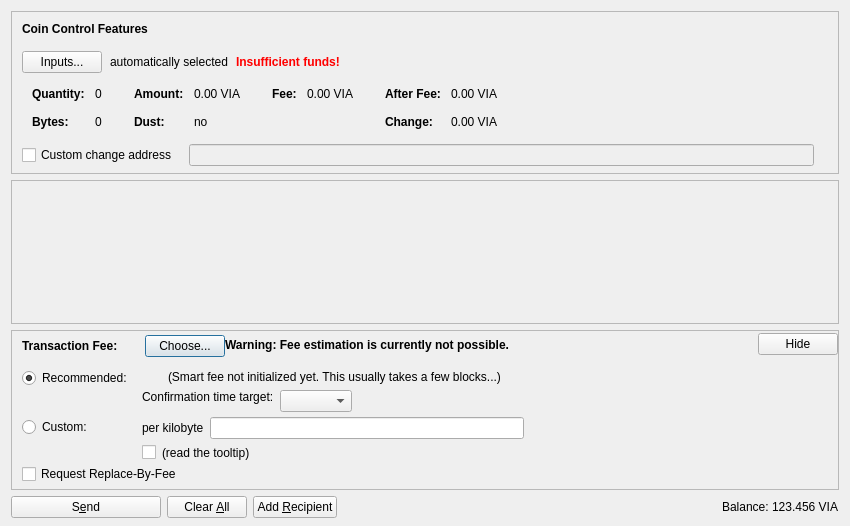
<?xml version="1.0" encoding="UTF-8"?>
<ui version="4.0">
 <class>SendCoinsDialog</class>
 <widget class="QDialog" name="SendCoinsDialog">
  <property name="geometry">
   <rect>
    <x>0</x>
    <y>0</y>
    <width>850</width>
    <height>526</height>
   </rect>
  </property>
  <property name="windowTitle">
   <string>Send Coins</string>
  </property>
  <layout class="QVBoxLayout" name="verticalLayout" stretch="0,1,0,0">
   <property name="bottomMargin">
    <number>8</number>
   </property>
   <item>
    <widget class="QFrame" name="frameCoinControl">
     <property name="sizePolicy">
      <sizepolicy hsizetype="Expanding" vsizetype="Expanding">
       <horstretch>0</horstretch>
       <verstretch>0</verstretch>
      </sizepolicy>
     </property>
     <property name="maximumSize">
      <size>
       <width>16777215</width>
       <height>16777215</height>
      </size>
     </property>
     <property name="frameShape">
      <enum>QFrame::StyledPanel</enum>
     </property>
     <property name="frameShadow">
      <enum>QFrame::Sunken</enum>
     </property>
     <layout class="QVBoxLayout" name="verticalLayoutCoinControl2">
      <property name="spacing">
       <number>0</number>
      </property>
      <property name="leftMargin">
       <number>0</number>
      </property>
      <property name="topMargin">
       <number>0</number>
      </property>
      <property name="rightMargin">
       <number>0</number>
      </property>
      <property name="bottomMargin">
       <number>6</number>
      </property>
      <item>
       <layout class="QVBoxLayout" name="verticalLayoutCoinControl" stretch="0,0,0,0,1">
        <property name="spacing">
         <number>0</number>
        </property>
        <property name="leftMargin">
         <number>10</number>
        </property>
        <property name="topMargin">
         <number>10</number>
        </property>
        <item>
         <layout class="QHBoxLayout" name="horizontalLayoutCoinControl1">
          <property name="bottomMargin">
           <number>15</number>
          </property>
          <item>
           <widget class="QLabel" name="labelCoinControlFeatures">
            <property name="sizePolicy">
             <sizepolicy hsizetype="Preferred" vsizetype="Maximum">
              <horstretch>0</horstretch>
              <verstretch>0</verstretch>
             </sizepolicy>
            </property>
            <property name="font">
             <font>
              <weight>75</weight>
              <bold>true</bold>
             </font>
            </property>
            <property name="styleSheet">
             <string notr="true">font-weight:bold;</string>
            </property>
            <property name="text">
             <string>Coin Control Features</string>
            </property>
           </widget>
          </item>
         </layout>
        </item>
        <item>
         <layout class="QHBoxLayout" name="horizontalLayoutCoinControl2" stretch="0,0,0,0">
          <property name="spacing">
           <number>8</number>
          </property>
          <property name="bottomMargin">
           <number>10</number>
          </property>
          <item>
           <widget class="QPushButton" name="pushButtonCoinControl">
            <property name="styleSheet">
             <string notr="true"/>
            </property>
            <property name="text">
             <string>Inputs...</string>
            </property>
            <property name="autoDefault">
             <bool>false</bool>
            </property>
           </widget>
          </item>
          <item>
           <widget class="QLabel" name="labelCoinControlAutomaticallySelected">
            <property name="text">
             <string>automatically selected</string>
            </property>
            <property name="margin">
             <number>5</number>
            </property>
           </widget>
          </item>
          <item>
           <widget class="QLabel" name="labelCoinControlInsuffFunds">
            <property name="font">
             <font>
              <weight>75</weight>
              <bold>true</bold>
             </font>
            </property>
            <property name="styleSheet">
             <string notr="true">color:red;font-weight:bold;</string>
            </property>
            <property name="text">
             <string>Insufficient funds!</string>
            </property>
            <property name="margin">
             <number>5</number>
            </property>
           </widget>
          </item>
          <item>
           <spacer name="horizontalSpacerCoinControl">
            <property name="orientation">
             <enum>Qt::Horizontal</enum>
            </property>
            <property name="sizeHint" stdset="0">
             <size>
              <width>40</width>
              <height>1</height>
             </size>
            </property>
           </spacer>
          </item>
         </layout>
        </item>
        <item>
         <widget class="QWidget" name="widgetCoinControl" native="true">
          <property name="sizePolicy">
           <sizepolicy hsizetype="Preferred" vsizetype="Preferred">
            <horstretch>0</horstretch>
            <verstretch>0</verstretch>
           </sizepolicy>
          </property>
          <property name="minimumSize">
           <size>
            <width>0</width>
            <height>0</height>
           </size>
          </property>
          <property name="styleSheet">
           <string notr="true"/>
          </property>
          <layout class="QHBoxLayout" name="horizontalLayoutCoinControl5">
           <property name="leftMargin">
            <number>0</number>
           </property>
           <property name="topMargin">
            <number>0</number>
           </property>
           <property name="rightMargin">
            <number>0</number>
           </property>
           <property name="bottomMargin">
            <number>0</number>
           </property>
           <item>
            <layout class="QHBoxLayout" name="horizontalLayoutCoinControl3" stretch="0,0,0,1">
             <property name="spacing">
              <number>20</number>
             </property>
             <property name="topMargin">
              <number>0</number>
             </property>
             <property name="bottomMargin">
              <number>10</number>
             </property>
             <item>
              <layout class="QFormLayout" name="formLayoutCoinControl1">
               <property name="horizontalSpacing">
                <number>10</number>
               </property>
               <property name="verticalSpacing">
                <number>14</number>
               </property>
               <property name="leftMargin">
                <number>10</number>
               </property>
               <property name="topMargin">
                <number>4</number>
               </property>
               <property name="rightMargin">
                <number>6</number>
               </property>
               <item row="0" column="0">
                <widget class="QLabel" name="labelCoinControlQuantityText">
                 <property name="font">
                  <font>
                   <weight>75</weight>
                   <bold>true</bold>
                  </font>
                 </property>
                 <property name="text">
                  <string>Quantity:</string>
                 </property>
                 <property name="margin">
                  <number>0</number>
                 </property>
                </widget>
               </item>
               <item row="0" column="1">
                <widget class="QLabel" name="labelCoinControlQuantity">
                 <property name="cursor">
                  <cursorShape>IBeamCursor</cursorShape>
                 </property>
                 <property name="contextMenuPolicy">
                  <enum>Qt::ActionsContextMenu</enum>
                 </property>
                 <property name="text">
                  <string notr="true">0</string>
                 </property>
                 <property name="margin">
                  <number>0</number>
                 </property>
                 <property name="textInteractionFlags">
                  <set>Qt::LinksAccessibleByMouse|Qt::TextSelectableByKeyboard|Qt::TextSelectableByMouse</set>
                 </property>
                </widget>
               </item>
               <item row="1" column="0">
                <widget class="QLabel" name="labelCoinControlBytesText">
                 <property name="font">
                  <font>
                   <weight>75</weight>
                   <bold>true</bold>
                  </font>
                 </property>
                 <property name="text">
                  <string>Bytes:</string>
                 </property>
                </widget>
               </item>
               <item row="1" column="1">
                <widget class="QLabel" name="labelCoinControlBytes">
                 <property name="cursor">
                  <cursorShape>IBeamCursor</cursorShape>
                 </property>
                 <property name="contextMenuPolicy">
                  <enum>Qt::ActionsContextMenu</enum>
                 </property>
                 <property name="text">
                  <string notr="true">0</string>
                 </property>
                 <property name="textInteractionFlags">
                  <set>Qt::LinksAccessibleByMouse|Qt::TextSelectableByKeyboard|Qt::TextSelectableByMouse</set>
                 </property>
                </widget>
               </item>
              </layout>
             </item>
             <item>
              <layout class="QFormLayout" name="formLayoutCoinControl2">
               <property name="horizontalSpacing">
                <number>10</number>
               </property>
               <property name="verticalSpacing">
                <number>14</number>
               </property>
               <property name="leftMargin">
                <number>6</number>
               </property>
               <property name="topMargin">
                <number>4</number>
               </property>
               <property name="rightMargin">
                <number>6</number>
               </property>
               <item row="0" column="0">
                <widget class="QLabel" name="labelCoinControlAmountText">
                 <property name="font">
                  <font>
                   <weight>75</weight>
                   <bold>true</bold>
                  </font>
                 </property>
                 <property name="text">
                  <string>Amount:</string>
                 </property>
                 <property name="margin">
                  <number>0</number>
                 </property>
                </widget>
               </item>
               <item row="0" column="1">
                <widget class="QLabel" name="labelCoinControlAmount">
                 <property name="cursor">
                  <cursorShape>IBeamCursor</cursorShape>
                 </property>
                 <property name="contextMenuPolicy">
                  <enum>Qt::ActionsContextMenu</enum>
                 </property>
                 <property name="text">
                  <string notr="true">0.00 VIA</string>
                 </property>
                 <property name="textInteractionFlags">
                  <set>Qt::LinksAccessibleByMouse|Qt::TextSelectableByKeyboard|Qt::TextSelectableByMouse</set>
                 </property>
                </widget>
               </item>
               <item row="1" column="0">
                <widget class="QLabel" name="labelCoinControlLowOutputText">
                 <property name="font">
                  <font>
                   <weight>75</weight>
                   <bold>true</bold>
                  </font>
                 </property>
                 <property name="text">
                  <string>Dust:</string>
                 </property>
                </widget>
               </item>
               <item row="1" column="1">
                <widget class="QLabel" name="labelCoinControlLowOutput">
                 <property name="cursor">
                  <cursorShape>IBeamCursor</cursorShape>
                 </property>
                 <property name="contextMenuPolicy">
                  <enum>Qt::ActionsContextMenu</enum>
                 </property>
                 <property name="text">
                  <string notr="true">no</string>
                 </property>
                 <property name="textInteractionFlags">
                  <set>Qt::LinksAccessibleByMouse|Qt::TextSelectableByKeyboard|Qt::TextSelectableByMouse</set>
                 </property>
                </widget>
               </item>
              </layout>
             </item>
             <item>
              <layout class="QFormLayout" name="formLayoutCoinControl3">
               <property name="horizontalSpacing">
                <number>10</number>
               </property>
               <property name="verticalSpacing">
                <number>14</number>
               </property>
               <property name="leftMargin">
                <number>6</number>
               </property>
               <property name="topMargin">
                <number>4</number>
               </property>
               <property name="rightMargin">
                <number>6</number>
               </property>
               <item row="0" column="0">
                <widget class="QLabel" name="labelCoinControlFeeText">
                 <property name="font">
                  <font>
                   <weight>75</weight>
                   <bold>true</bold>
                  </font>
                 </property>
                 <property name="text">
                  <string>Fee:</string>
                 </property>
                 <property name="margin">
                  <number>0</number>
                 </property>
                </widget>
               </item>
               <item row="0" column="1">
                <widget class="QLabel" name="labelCoinControlFee">
                 <property name="cursor">
                  <cursorShape>IBeamCursor</cursorShape>
                 </property>
                 <property name="contextMenuPolicy">
                  <enum>Qt::ActionsContextMenu</enum>
                 </property>
                 <property name="text">
                  <string notr="true">0.00 VIA</string>
                 </property>
                 <property name="textInteractionFlags">
                  <set>Qt::LinksAccessibleByMouse|Qt::TextSelectableByKeyboard|Qt::TextSelectableByMouse</set>
                 </property>
                </widget>
               </item>
              </layout>
             </item>
             <item>
              <layout class="QFormLayout" name="formLayoutCoinControl4">
               <property name="horizontalSpacing">
                <number>10</number>
               </property>
               <property name="verticalSpacing">
                <number>14</number>
               </property>
               <property name="leftMargin">
                <number>6</number>
               </property>
               <property name="topMargin">
                <number>4</number>
               </property>
               <property name="rightMargin">
                <number>6</number>
               </property>
               <item row="0" column="0">
                <widget class="QLabel" name="labelCoinControlAfterFeeText">
                 <property name="font">
                  <font>
                   <weight>75</weight>
                   <bold>true</bold>
                  </font>
                 </property>
                 <property name="text">
                  <string>After Fee:</string>
                 </property>
                 <property name="margin">
                  <number>0</number>
                 </property>
                </widget>
               </item>
               <item row="0" column="1">
                <widget class="QLabel" name="labelCoinControlAfterFee">
                 <property name="cursor">
                  <cursorShape>IBeamCursor</cursorShape>
                 </property>
                 <property name="contextMenuPolicy">
                  <enum>Qt::ActionsContextMenu</enum>
                 </property>
                 <property name="text">
                  <string notr="true">0.00 VIA</string>
                 </property>
                 <property name="textInteractionFlags">
                  <set>Qt::LinksAccessibleByMouse|Qt::TextSelectableByKeyboard|Qt::TextSelectableByMouse</set>
                 </property>
                </widget>
               </item>
               <item row="1" column="0">
                <widget class="QLabel" name="labelCoinControlChangeText">
                 <property name="font">
                  <font>
                   <weight>75</weight>
                   <bold>true</bold>
                  </font>
                 </property>
                 <property name="text">
                  <string>Change:</string>
                 </property>
                </widget>
               </item>
               <item row="1" column="1">
                <widget class="QLabel" name="labelCoinControlChange">
                 <property name="cursor">
                  <cursorShape>IBeamCursor</cursorShape>
                 </property>
                 <property name="contextMenuPolicy">
                  <enum>Qt::ActionsContextMenu</enum>
                 </property>
                 <property name="text">
                  <string notr="true">0.00 VIA</string>
                 </property>
                 <property name="textInteractionFlags">
                  <set>Qt::LinksAccessibleByMouse|Qt::TextSelectableByKeyboard|Qt::TextSelectableByMouse</set>
                 </property>
                </widget>
               </item>
              </layout>
             </item>
            </layout>
           </item>
          </layout>
         </widget>
        </item>
        <item>
         <layout class="QHBoxLayout" name="horizontalLayoutCoinControl4" stretch="0,0,0">
          <property name="spacing">
           <number>12</number>
          </property>
          <property name="sizeConstraint">
           <enum>QLayout::SetDefaultConstraint</enum>
          </property>
          <property name="topMargin">
           <number>5</number>
          </property>
          <property name="rightMargin">
           <number>5</number>
          </property>
          <item>
           <widget class="QCheckBox" name="checkBoxCoinControlChange">
            <property name="toolTip">
             <string>If this is activated, but the change address is empty or invalid, change will be sent to a newly generated address.</string>
            </property>
            <property name="text">
             <string>Custom change address</string>
            </property>
           </widget>
          </item>
          <item>
           <widget class="QValidatedLineEdit" name="lineEditCoinControlChange">
            <property name="enabled">
             <bool>false</bool>
            </property>
            <property name="sizePolicy">
             <sizepolicy hsizetype="Expanding" vsizetype="Fixed">
              <horstretch>0</horstretch>
              <verstretch>0</verstretch>
             </sizepolicy>
            </property>
           </widget>
          </item>
          <item>
           <widget class="QLabel" name="labelCoinControlChangeLabel">
            <property name="sizePolicy">
             <sizepolicy hsizetype="Preferred" vsizetype="Expanding">
              <horstretch>0</horstretch>
              <verstretch>0</verstretch>
             </sizepolicy>
            </property>
            <property name="minimumSize">
             <size>
              <width>0</width>
              <height>0</height>
             </size>
            </property>
            <property name="text">
             <string/>
            </property>
            <property name="margin">
             <number>3</number>
            </property>
           </widget>
          </item>
         </layout>
        </item>
        <item>
         <spacer name="verticalSpacerCoinControl">
          <property name="orientation">
           <enum>Qt::Vertical</enum>
          </property>
          <property name="sizeHint" stdset="0">
           <size>
            <width>800</width>
            <height>1</height>
           </size>
          </property>
         </spacer>
        </item>
       </layout>
      </item>
     </layout>
    </widget>
   </item>
   <item>
    <widget class="QScrollArea" name="scrollArea">
     <property name="widgetResizable">
      <bool>true</bool>
     </property>
     <widget class="QWidget" name="scrollAreaWidgetContents">
      <property name="geometry">
       <rect>
        <x>0</x>
        <y>0</y>
        <width>830</width>
        <height>104</height>
       </rect>
      </property>
      <layout class="QVBoxLayout" name="verticalLayout_2" stretch="0,1">
       <property name="leftMargin">
        <number>0</number>
       </property>
       <property name="topMargin">
        <number>0</number>
       </property>
       <property name="rightMargin">
        <number>0</number>
       </property>
       <property name="bottomMargin">
        <number>0</number>
       </property>
       <item>
        <layout class="QVBoxLayout" name="entries">
         <property name="spacing">
          <number>6</number>
         </property>
        </layout>
       </item>
       <item>
        <spacer name="verticalSpacer">
         <property name="orientation">
          <enum>Qt::Vertical</enum>
         </property>
         <property name="sizeHint" stdset="0">
          <size>
           <width>20</width>
           <height>40</height>
          </size>
         </property>
        </spacer>
       </item>
      </layout>
     </widget>
    </widget>
   </item>
   <item>
    <widget class="QFrame" name="frameFee">
     <property name="sizePolicy">
      <sizepolicy hsizetype="Expanding" vsizetype="Expanding">
       <horstretch>0</horstretch>
       <verstretch>0</verstretch>
      </sizepolicy>
     </property>
     <property name="maximumSize">
      <size>
       <width>16777215</width>
       <height>16777215</height>
      </size>
     </property>
     <property name="frameShape">
      <enum>QFrame::StyledPanel</enum>
     </property>
     <property name="frameShadow">
      <enum>QFrame::Sunken</enum>
     </property>
     <layout class="QVBoxLayout" name="verticalLayoutFee1">
      <property name="spacing">
       <number>0</number>
      </property>
      <property name="leftMargin">
       <number>0</number>
      </property>
      <property name="topMargin">
       <number>0</number>
      </property>
      <property name="rightMargin">
       <number>0</number>
      </property>
      <property name="bottomMargin">
       <number>0</number>
      </property>
      <item>
       <layout class="QVBoxLayout" name="verticalLayoutFee2" stretch="0,0,0">
        <property name="spacing">
         <number>0</number>
        </property>
        <property name="leftMargin">
         <number>10</number>
        </property>
        <property name="topMargin">
         <number>0</number>
        </property>
        <item>
         <layout class="QHBoxLayout" name="horizontalLayoutFee1">
          <property name="bottomMargin">
           <number>0</number>
          </property>
          <item>
           <layout class="QVBoxLayout" name="verticalLayoutFee7">
            <property name="spacing">
             <number>0</number>
            </property>
            <item>
             <spacer name="verticalSpacerSmartFee">
              <property name="orientation">
               <enum>Qt::Vertical</enum>
              </property>
              <property name="sizeType">
               <enum>QSizePolicy::Fixed</enum>
              </property>
              <property name="sizeHint" stdset="0">
               <size>
                <width>1</width>
                <height>4</height>
               </size>
              </property>
             </spacer>
            </item>
            <item>
             <layout class="QHBoxLayout" name="horizontalLayoutSmartFee">
              <property name="spacing">
               <number>10</number>
              </property>
              <item>
               <widget class="QLabel" name="labelFeeHeadline">
                <property name="sizePolicy">
                 <sizepolicy hsizetype="Preferred" vsizetype="Maximum">
                  <horstretch>0</horstretch>
                  <verstretch>0</verstretch>
                 </sizepolicy>
                </property>
                <property name="font">
                 <font>
                  <weight>75</weight>
                  <bold>true</bold>
                 </font>
                </property>
                <property name="styleSheet">
                 <string notr="true">font-weight:bold;</string>
                </property>
                <property name="text">
                 <string>Transaction Fee:</string>
                </property>
               </widget>
              </item>
              <item>
               <widget class="QLabel" name="labelFeeMinimized">
                <property name="text">
                 <string/>
                </property>
               </widget>
              </item>
              <item>
               <widget class="QPushButton" name="buttonChooseFee">
                <property name="text">
                 <string>Choose...</string>
                </property>
               </widget>
              </item>
             </layout>
            </item>
            <item>
             <spacer name="verticalSpacer_5">
              <property name="orientation">
               <enum>Qt::Vertical</enum>
              </property>
              <property name="sizeHint" stdset="0">
               <size>
                <width>1</width>
                <height>1</height>
               </size>
              </property>
             </spacer>
            </item>
           </layout>
          </item>
          <item>
           <widget class="QLabel" name="fallbackFeeWarningLabel">
            <property name="toolTip">
             <string>Using the fallbackfee can result in sending a transaction that will take several hours or days (or never) to confirm. Consider choosing your fee manually or wait until you have validated the complete chain.</string>
            </property>
            <property name="font">
            <font>
                <weight>75</weight>
                <bold>true</bold>
            </font>
            </property>
            <property name="text">
             <string>Warning: Fee estimation is currently not possible.</string>
            </property>
            <property name="wordWrap">
             <bool>false</bool>
            </property>
           </widget>
          </item>
          <item>
           <spacer name="horizontalSpacer_4">
            <property name="orientation">
             <enum>Qt::Horizontal</enum>
            </property>
            <property name="sizeType">
             <enum>QSizePolicy::MinimumExpanding</enum>
            </property>
            <property name="sizeHint" stdset="0">
             <size>
              <width>40</width>
              <height>20</height>
             </size>
            </property>
           </spacer>
          </item>
          <item>
           <widget class="QPushButton" name="buttonMinimizeFee">
            <property name="toolTip">
             <string>collapse fee-settings</string>
            </property>
            <property name="text">
             <string>Hide</string>
            </property>
           </widget>
          </item>
         </layout>
        </item>
        <item>
         <widget class="QFrame" name="frameFeeSelection">
          <layout class="QVBoxLayout" name="verticalLayoutFee12">
           <property name="spacing">
            <number>0</number>
           </property>
           <property name="leftMargin">
            <number>0</number>
           </property>
           <property name="topMargin">
            <number>0</number>
           </property>
           <property name="rightMargin">
            <number>0</number>
           </property>
           <property name="bottomMargin">
            <number>0</number>
           </property>
           <item>
            <layout class="QGridLayout" name="gridLayoutFee">
             <property name="topMargin">
              <number>10</number>
             </property>
             <property name="bottomMargin">
              <number>4</number>
             </property>
             <property name="horizontalSpacing">
              <number>10</number>
             </property>
             <property name="verticalSpacing">
              <number>4</number>
             </property>
             <item row="1" column="1">
              <layout class="QVBoxLayout" name="verticalLayoutFee8">
               <property name="spacing">
                <number>6</number>
               </property>
               <item>
                <layout class="QHBoxLayout" name="horizontalLayoutFee13">
                 <item>
                  <widget class="QLabel" name="labelCustomPerKilobyte">
                   <property name="toolTip">
                    <string>If the custom fee is set to 1000 satoshis and the transaction is only 250 bytes, then &quot;per kilobyte&quot; only pays 250 satoshis in fee, while &quot;total at least&quot; pays 1000 satoshis. For transactions bigger than a kilobyte both pay by kilobyte.</string>
                   </property>
                   <property name="text">
                    <string>per kilobyte</string>
                   </property>
                  </widget>
                 </item>
                 <item>
                  <widget class="BitcoinAmountField" name="customFee"/>
                 </item>
                 <item>
                  <spacer name="horizontalSpacer_6">
                   <property name="orientation">
                    <enum>Qt::Horizontal</enum>
                   </property>
                   <property name="sizeHint" stdset="0">
                    <size>
                     <width>1</width>
                     <height>1</height>
                    </size>
                   </property>
                  </spacer>
                 </item>
                </layout>
               </item>
               <item>
                <layout class="QHBoxLayout" name="horizontalLayoutFee8">
                 <item>
                  <widget class="QCheckBox" name="checkBoxMinimumFee">
                   <property name="toolTip">
                    <string>Paying only the minimum fee is just fine as long as there is less transaction volume than space in the blocks. But be aware that this can end up in a never confirming transaction once there is more demand for viacoin transactions than the network can process.</string>
                   </property>
                   <property name="text">
                    <string/>
                   </property>
                  </widget>
                 </item>
                 <item>
                  <widget class="QLabel" name="labelMinFeeWarning">
                   <property name="enabled">
                    <bool>true</bool>
                   </property>
                   <property name="toolTip">
                    <string>Paying only the minimum fee is just fine as long as there is less transaction volume than space in the blocks. But be aware that this can end up in a never confirming transaction once there is more demand for viacoin transactions than the network can process.</string>
                   </property>
                   <property name="text">
                    <string>(read the tooltip)</string>
                   </property>
                   <property name="margin">
                    <number>5</number>
                   </property>
                  </widget>
                 </item>
                 <item>
                  <spacer name="horizontalSpacer_2">
                   <property name="orientation">
                    <enum>Qt::Horizontal</enum>
                   </property>
                   <property name="sizeHint" stdset="0">
                    <size>
                     <width>1</width>
                     <height>1</height>
                    </size>
                   </property>
                  </spacer>
                 </item>
                </layout>
               </item>
              </layout>
             </item>
             <item row="0" column="0">
              <layout class="QVBoxLayout" name="verticalLayoutFee4" stretch="0,1">
               <item>
                <widget class="QRadioButton" name="radioSmartFee">
                 <property name="text">
                  <string>Recommended:</string>
                 </property>
                 <property name="checked">
                  <bool>true</bool>
                 </property>
                 <attribute name="buttonGroup">
                  <string notr="true">groupFee</string>
                 </attribute>
                </widget>
               </item>
               <item>
                <spacer name="verticalSpacer_2">
                 <property name="orientation">
                  <enum>Qt::Vertical</enum>
                 </property>
                 <property name="sizeHint" stdset="0">
                  <size>
                   <width>1</width>
                   <height>1</height>
                  </size>
                 </property>
                </spacer>
               </item>
              </layout>
             </item>
             <item row="1" column="0">
              <layout class="QVBoxLayout" name="verticalLayoutFee9" stretch="0,1">
               <item>
                <widget class="QRadioButton" name="radioCustomFee">
                 <property name="text">
                  <string>Custom:</string>
                 </property>
                 <attribute name="buttonGroup">
                  <string notr="true">groupFee</string>
                 </attribute>
                </widget>
               </item>
               <item>
                <spacer name="verticalSpacer_6">
                 <property name="orientation">
                  <enum>Qt::Vertical</enum>
                 </property>
                 <property name="sizeHint" stdset="0">
                  <size>
                   <width>1</width>
                   <height>1</height>
                  </size>
                 </property>
                </spacer>
               </item>
              </layout>
             </item>
             <item row="0" column="1">
              <layout class="QVBoxLayout" name="verticalLayoutFee3" stretch="0,0,1">
               <property name="spacing">
                <number>6</number>
               </property>
               <property name="topMargin">
                <number>2</number>
               </property>
               <item>
                <layout class="QHBoxLayout" name="horizontalLayoutFee12">
                 <item>
                  <widget class="QLabel" name="labelSmartFee">
                   <property name="text">
                    <string/>
                   </property>
                   <property name="margin">
                    <number>2</number>
                   </property>
                  </widget>
                 </item>
                 <item>
                  <widget class="QLabel" name="labelFeeEstimation">
                   <property name="text">
                    <string/>
                   </property>
                  </widget>
                 </item>
                 <item>
                  <widget class="QLabel" name="labelSmartFee2">
                   <property name="text">
                    <string>(Smart fee not initialized yet. This usually takes a few blocks...)</string>
                   </property>
                   <property name="margin">
                    <number>2</number>
                   </property>
                  </widget>
                 </item>
                 <item>
                  <spacer name="horizontalSpacer_5">
                   <property name="orientation">
                    <enum>Qt::Horizontal</enum>
                   </property>
                   <property name="sizeHint" stdset="0">
                    <size>
                     <width>1</width>
                     <height>1</height>
                    </size>
                   </property>
                  </spacer>
                 </item>
                </layout>
               </item>
               <item>
                <layout class="QHBoxLayout" name="horizontalLayoutFee9">
                 <item>
                  <layout class="QVBoxLayout" name="verticalLayoutFee6">
                   <item>
                    <widget class="QLabel" name="labelSmartFee3">
                     <property name="text">
                      <string>Confirmation time target:</string>
                     </property>
                     <property name="margin">
                      <number>2</number>
                     </property>
                    </widget>
                   </item>
                   <item>
                    <spacer name="verticalSpacer_3">
                     <property name="orientation">
                      <enum>Qt::Vertical</enum>
                     </property>
                     <property name="sizeHint" stdset="0">
                      <size>
                       <width>1</width>
                       <height>1</height>
                      </size>
                     </property>
                    </spacer>
                   </item>
                  </layout>
                 </item>
                 <item>
                  <layout class="QVBoxLayout" name="verticalLayoutFee5">
                   <property name="rightMargin">
                    <number>30</number>
                   </property>
                   <item>
                    <layout class="QHBoxLayout" name="horizontalLayoutConfTarget">
                     <property name="bottomMargin">
                      <number>0</number>
                     </property>
                     <item>
                      <widget class="QComboBox" name="confTargetSelector"/>
                     </item>
                     <item>
                      <spacer name="horizontalSpacerConfTarget">
                       <property name="orientation">
                        <enum>Qt::Horizontal</enum>
                       </property>
                       <property name="sizeHint" stdset="0">
                        <size>
                         <width>40</width>
                         <height>20</height>
                        </size>
                       </property>
                      </spacer>
                     </item>
                    </layout>
                   </item>
                  </layout>
                 </item>
                </layout>
               </item>
               <item>
                <spacer name="verticalSpacer_4">
                 <property name="orientation">
                  <enum>Qt::Vertical</enum>
                 </property>
                 <property name="sizeHint" stdset="0">
                  <size>
                   <width>1</width>
                   <height>1</height>
                  </size>
                 </property>
                </spacer>
               </item>
              </layout>
             </item>
            </layout>
           </item>
           <item>
            <widget class="QCheckBox" name="optInRBF">
             <property name="text">
              <string>Request Replace-By-Fee</string>
             </property>
             <property name="toolTip">
              <string>Indicates that the sender may wish to replace this transaction with a new one paying higher fees (prior to being confirmed).</string>
             </property>
            </widget>
           </item>
          </layout>
         </widget>
        </item>
        <item>
         <spacer name="verticalSpacerFee">
          <property name="orientation">
           <enum>Qt::Vertical</enum>
          </property>
          <property name="sizeHint" stdset="0">
           <size>
            <width>40</width>
            <height>5</height>
           </size>
          </property>
         </spacer>
        </item>
       </layout>
      </item>
     </layout>
    </widget>
   </item>
   <item>
    <layout class="QHBoxLayout" name="horizontalLayout">
     <item>
      <widget class="QPushButton" name="sendButton">
       <property name="minimumSize">
        <size>
         <width>150</width>
         <height>0</height>
        </size>
       </property>
       <property name="toolTip">
        <string>Confirm the send action</string>
       </property>
       <property name="text">
        <string>S&amp;end</string>
       </property>
       <property name="icon">
        <iconset resource="../bitcoin.qrc">
         <normaloff>:/icons/send</normaloff>:/icons/send</iconset>
       </property>
       <property name="autoDefault">
        <bool>false</bool>
       </property>
       <property name="default">
        <bool>false</bool>
       </property>
      </widget>
     </item>
     <item>
      <widget class="QPushButton" name="clearButton">
       <property name="sizePolicy">
        <sizepolicy hsizetype="Minimum" vsizetype="Fixed">
         <horstretch>0</horstretch>
         <verstretch>0</verstretch>
        </sizepolicy>
       </property>
       <property name="toolTip">
        <string>Clear all fields of the form.</string>
       </property>
       <property name="text">
        <string>Clear &amp;All</string>
       </property>
       <property name="icon">
        <iconset resource="../bitcoin.qrc">
         <normaloff>:/icons/remove</normaloff>:/icons/remove</iconset>
       </property>
       <property name="autoDefault">
        <bool>false</bool>
       </property>
      </widget>
     </item>
     <item>
      <widget class="QPushButton" name="addButton">
       <property name="toolTip">
        <string>Send to multiple recipients at once</string>
       </property>
       <property name="text">
        <string>Add &amp;Recipient</string>
       </property>
       <property name="icon">
        <iconset resource="../bitcoin.qrc">
         <normaloff>:/icons/add</normaloff>:/icons/add</iconset>
       </property>
       <property name="autoDefault">
        <bool>false</bool>
       </property>
      </widget>
     </item>
     <item>
      <spacer name="horizontalSpacer">
       <property name="orientation">
        <enum>Qt::Horizontal</enum>
       </property>
       <property name="sizeHint" stdset="0">
        <size>
         <width>40</width>
         <height>20</height>
        </size>
       </property>
      </spacer>
     </item>
     <item>
      <layout class="QHBoxLayout" name="horizontalLayout_2">
       <property name="spacing">
        <number>3</number>
       </property>
       <item>
        <widget class="QLabel" name="label">
         <property name="sizePolicy">
          <sizepolicy hsizetype="Preferred" vsizetype="Fixed">
           <horstretch>0</horstretch>
           <verstretch>0</verstretch>
          </sizepolicy>
         </property>
         <property name="text">
          <string>Balance:</string>
         </property>
        </widget>
       </item>
       <item>
        <widget class="QLabel" name="labelBalance">
         <property name="sizePolicy">
          <sizepolicy hsizetype="Preferred" vsizetype="Fixed">
           <horstretch>0</horstretch>
           <verstretch>0</verstretch>
          </sizepolicy>
         </property>
         <property name="cursor">
          <cursorShape>IBeamCursor</cursorShape>
         </property>
         <property name="text">
          <string notr="true">123.456 VIA</string>
         </property>
         <property name="textInteractionFlags">
          <set>Qt::LinksAccessibleByMouse|Qt::TextSelectableByKeyboard|Qt::TextSelectableByMouse</set>
         </property>
        </widget>
       </item>
      </layout>
     </item>
    </layout>
   </item>
  </layout>
 </widget>
 <customwidgets>
  <customwidget>
   <class>QValidatedLineEdit</class>
   <extends>QLineEdit</extends>
   <header>qvalidatedlineedit.h</header>
  </customwidget>
  <customwidget>
   <class>BitcoinAmountField</class>
   <extends>QLineEdit</extends>
   <header>bitcoinamountfield.h</header>
   <container>1</container>
  </customwidget>
 </customwidgets>
 <resources>
  <include location="../bitcoin.qrc"/>
 </resources>
 <connections/>
 <buttongroups>
  <buttongroup name="groupFee"/>
 </buttongroups>
</ui>
